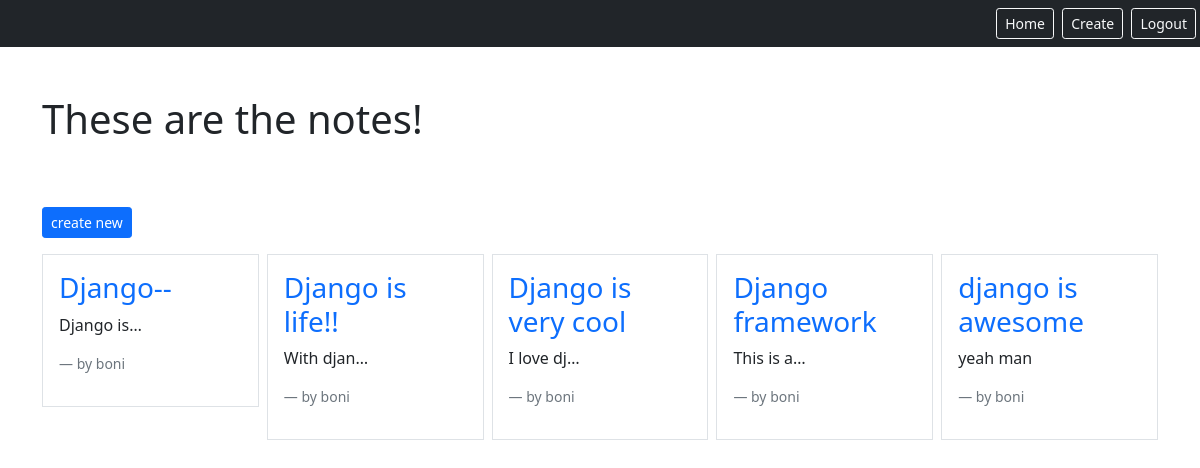
The app's page /smart/notes (signed in) with its own data.
### notes/models.py (models this page shows)
class Notes(models.Model):
    title=models.CharField(max_length=200)
    text=models.TextField()
    created=models.DateTimeField(auto_now_add=True)
    user=models.ForeignKey(User,on_delete=models.CASCADE, related_name='notes')

### notes/views.py (the view)
# urls.py: path('notes',views.NotesListView.as_view(),name= 'notes'),
class NotesListView(LoginRequiredMixin,ListView):
    model= Notes
    context_object_name = 'notes'
    template_name= 'notes/notes_list.html'
    def get_queryset(self):
        return self.request.user.notes.all()

### notes/templates/notes/notes_list.html
{% extends 'base.html' %}
{% block content%}
<div class="container">
    <h1 class="my-5">These are the notes!</h1>
    <a href="{% url 'notes.new'%}" class="btn btn-sm btn-primary my-3
    ">create new</a>
        <div class="row row-cols3 g-2">
            {% for note in notes %}
            <div class="col">
                <div class="p-3 border">
                    <a href="{% url 'details' note.id %}" class="text-decoration-none"><h3>{{note.title}}</h3></a>
                    {{note.text|truncatechars:10}}
                    <p class="blockquote-footer my-3">by {{note.user.username}}</p>
                </div>
            </div>
            {% endfor %}
        </div>
</div>
{% endblock %}

### templates/base.html
{% load static %}
<html>
    <head>
        <link rel="stylesheet" href="{% static 'css/styles.css'%}">
        <link href="https://cdn.jsdelivr.net/npm/bootstrap@5.1.3/dist/css/bootstrap.min.css" rel="stylesheet">
    </head>
    <nav class="navbar navbar-dark bg-dark">
        <div class="ms-auto">
            {% if user.is_authenticated %}
            <a href="{% url 'home'%}" class="btn btn-sm btn-outline-light me-1">Home</a>
            <a href="{% url 'notes.new'%}" class="btn btn-sm btn-outline-light me-1">Create</a>
            <a href="{% url 'logout'%}" class="btn btn-sm btn-outline-light me-1">Logout</a>
            {% else %}
            <a href="{% url 'login'%}" class="btn btn-sm btn-outline-light me-1">Login</a>
            {% endif %}
        </div>
    </nav>
    {% block content %}
    {% endblock %}
</html>

### static/css/styles.css (style rules this page uses)
* { list-style-type:none; }

### records on screen
Notes: title "Django--", text "Django is…", user.username "boni"
Notes: title "Django is life!!", text "With djan…", user.username "boni"
Notes: title "Django is very cool", text "I love dj…", user.username "boni"
Notes: title "Django framework", text "This is a…", user.username "boni"
Notes: title "django is awesome", text "yeah man", user.username "boni"
